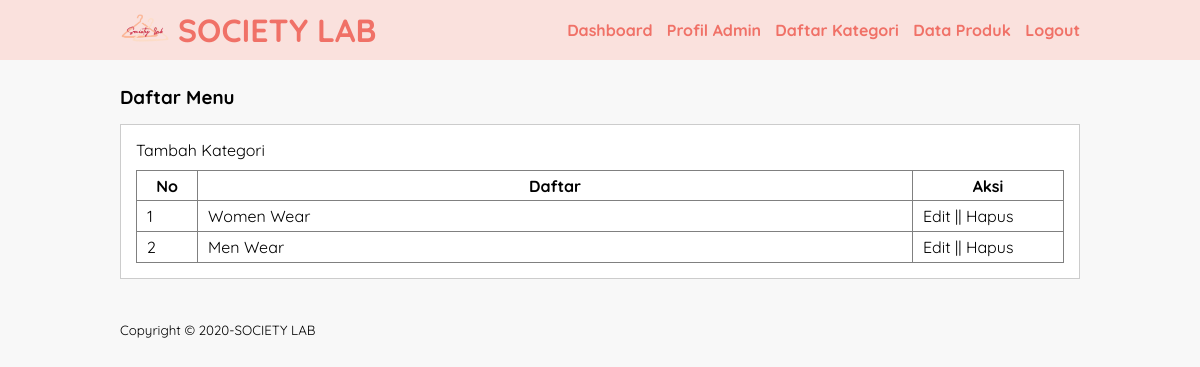
The page /daftar-kategori.php (signed in) on the database as committed earlier.
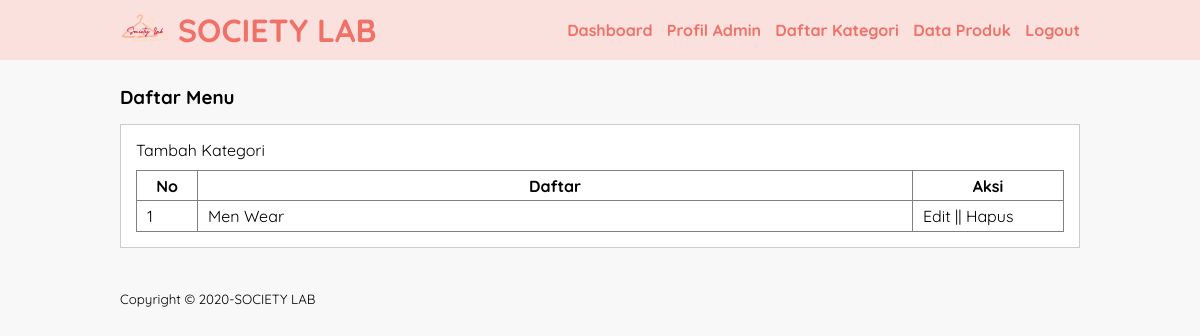
The same page on the database as committed later.
### tables this page shows
CREATE TABLE `tb_category` (
  `category_id` int(11) NOT NULL,
  `category_name` varchar(50) NOT NULL
);

### daftar-kategori.php (the view, shortened to what this page needs)
<?php
  include 'db.php';
?>
<!DOCTYPE html>
<html>
<head>
	<link rel="stylesheet" type="text/css" href="css/style.css">
</head>
<body>
    <header>
          <div class="container">
          <h1>
            <img src="img/logo-lab.png" width="50px" style="margin-bottom: 0px;">
            <a href="dashboard.php">SOCIETY LAB</a></h1>
          <ul>
                <li><a href="dashboard.php">Dashboard</a></li>
                <li><a href="profil.php">Profil Admin</a></li>
                <li><a href="daftar-kategori.php">Daftar Kategori</a></li>
                <li><a href="data-produk.php">Data Produk</a></li>
                <li><a href="logout.php">Logout</a></li>
          </ul>
          </div>
    </header>
   <div class="section">
      <div class="container">
            <h3>Daftar Menu</h3>
            <div class="box">
              <p><a href="tambah-kategori.php">Tambah Kategori</a></p>
                 <table border="1" cellspacing="0" class="table">
                    <thead>
                      <tr>
                        <th width="60px">No</th>
                        <th>Daftar</th>
                        <th width="150px">Aksi</th>
                      </tr>
                    </thead>
                    <tbody>
                        <?php
                          $no = 1;
                          $kategori = mysqli_query($conn, "SELECT * FROM tb_category ORDER BY category_id DESC");
                          if(mysqli_num_rows($kategori) > 0){
                          while($row = mysqli_fetch_array($kategori)){
                        ?>
                      <tr>
                        <td><?php echo $no++  ?></td>
                        <td><?php echo $row['category_name']  ?></td>
                        <td>
                          <a href="edit-kategori.php?id=<?php echo $row['category_id'] ?>">Edit</a> || <a href="proses-hapus.php?idk=<?php echo $row['category_id'] ?>" onclick="return confirm('Hapus kategori Ini.?')">Hapus</a>
                        </td>
                      </tr>
                    <?php }}else{ ?>
                      <tr>
                        <td colspan="3">Tidak ada kategori</td>
                      </tr>
                    <?php } ?>
                    </tbody>
                 </table>
            </div>
      </div>
   </div>
  <footer>
        <div class="container">
              <small>Copyright &copy; 2020-SOCIETY LAB</small>
        </div>
  </footer>
</body>
</html>

Rows that differ between the two databases and show on the page:
removed tb_category: category_name "Women Wear"
